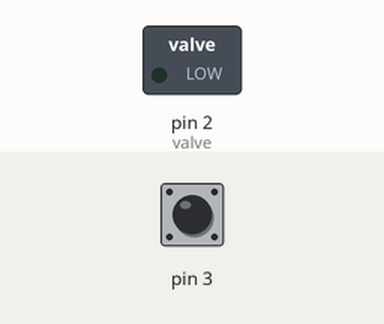
Bench run of a sketch on a simulated Arduino Uno, built with avr-gcc and run on an emulated ATmega328P. Parts: switched loads named in the sketch (green lamp = pin HIGH). Dashed ring = blinking. The test bench sets the inputs (shaded band); at power-on: pin 3 HIGH. Sleep ends after the set time or at an interrupt.

Above: at 1.2 s.
1.3 s: pin 3 pulsed LOW 5 times (0.12 s each, 0.3 s apart)
At 1.9 s:
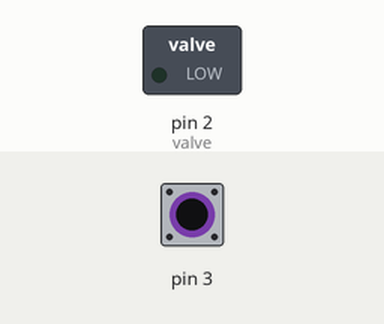
Timing chart, 0 to 4.3 s (numbered marks = the images above; inputs shaded):
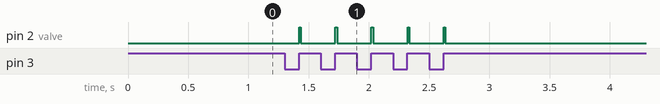

The sketch:

valve_capacitor.ino
```cpp
/*
Created 2016
by AlexGyver
AlexGyver Home Labs Inc.
*/
#include <avr/sleep.h>   //библиотека режимов сна

byte flag1,flag2;  //флажок, что кнопка была нажата
int del=15;  //задержка клапана в миллисекундах
int valve=2;  //клапан на 5 цифровом
volatile unsigned long lastshot;  //время последнего выстрела для таймера сна

void setup()
{
	pinMode(valve, OUTPUT);  //клапан (транзистор или реле)
	attachInterrupt(1,shot,RISING);     //аппаратное прерывание при нажатии на кнопку (выстрел/проснуться)
}

void shot() {
	lastshot=millis();    //запомнить время последнего выстрела (для таймера сна)
	if (flag2==0) {
		flag1=1;           //выстрел
	}
}

void loop() {
	if (flag1==1 && flag2==0) {
		digitalWrite(valve,HIGH);  //открыть клапан
		delay(del);       //подождать время, равное del
		digitalWrite(valve,LOW);  //закрыть клапан
		flag1=0;
		flag2=1;
		delay(50);    //защита от дребезга контактов
	}
	if (digitalRead(3)==0 && flag2==1) {
		flag2=0;       //кнопка отпущена
	}

	delay(1);   //задержка для стабильности работы прошивки

	if (millis()-lastshot>3000) {    //если после последнего выстрела прошло больше 3 секунд
		set_sleep_mode(SLEEP_MODE_PWR_DOWN); // выбор режима энергопотребления
		sleep_mode();                        // уходим в спячку
	}
}
```

Measured:
- after the input at 1.3 s, pin 2 (valve): alternates HIGH for 0.02 s and LOW for 0.28 s, 10 changes in all, then stays LOW, starting after 0.12 s
